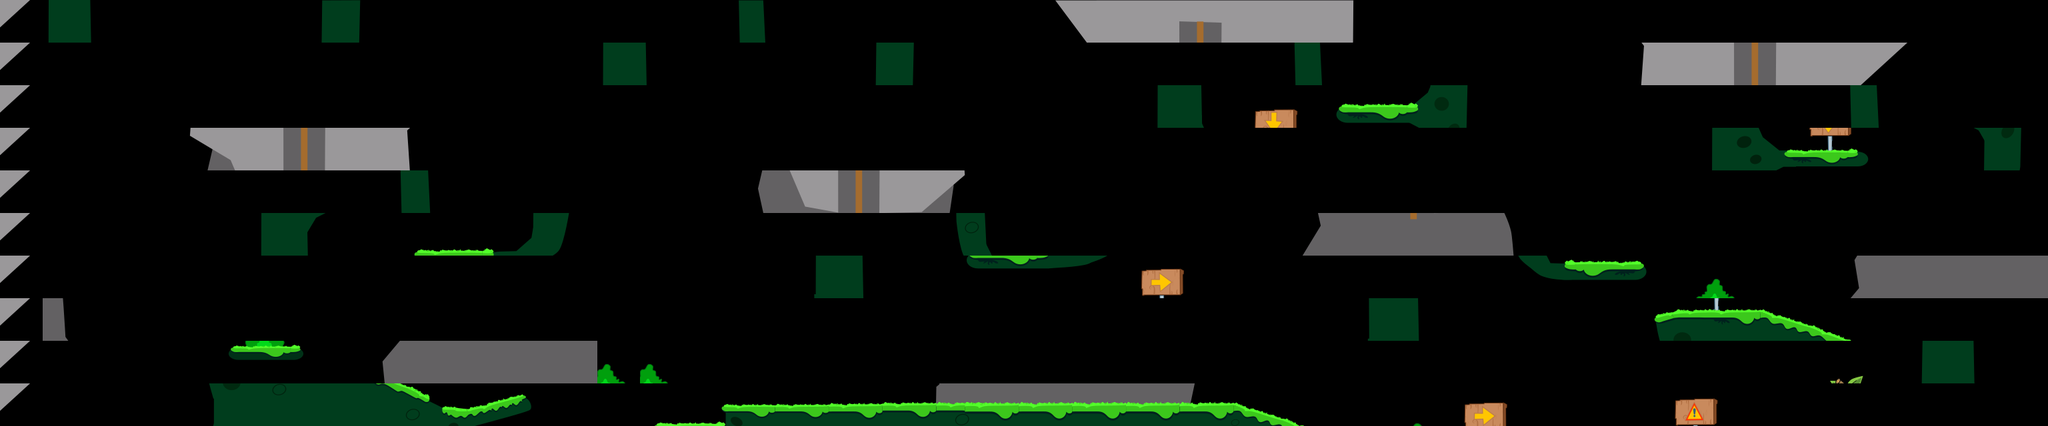

Tiled map render using the project's own tile images. Description and the whole map definition, tile-layer contents included, below:
An orthogonal 48x10 tile map with 64x64 px tiles, 1 tile layer (Tile Layer 1).

<map version="1.10" tiledversion="1.10.2" orientation="orthogonal" renderorder="right-down" width="48" height="10" tilewidth="64" tileheight="64" infinite="0" nextlayerid="5" nextobjectid="4">
 <tileset firstgid="1" source="bouncing_tales_map1.tsx" />
 <layer id="1" name="Tile Layer 1" width="48" height="10">
  <data encoding="csv">
91,1,2,3,4,5,6,7,8,9,10,11,12,13,14,15,16,17,18,19,20,21,22,23,24,25,26,27,28,29,30,31,32,33,34,35,36,37,38,39,40,41,42,43,44,45,46,47,
91,48,49,50,51,52,53,54,55,56,57,58,59,60,61,62,63,64,65,66,67,68,69,70,71,72,73,74,75,76,77,78,79,80,81,82,83,84,85,86,87,88,89,90,91,92,93,94,
91,95,96,97,98,99,100,101,102,103,104,105,106,107,108,109,110,111,112,113,114,115,116,117,118,119,120,121,122,123,124,125,126,127,128,129,130,131,132,133,134,135,136,137,138,139,140,141,
91,142,143,144,145,146,147,148,149,150,151,152,153,154,155,156,157,158,159,160,161,162,163,164,165,166,167,168,169,170,171,172,173,174,175,176,177,178,179,180,181,182,183,184,185,186,187,188,
91,189,190,191,192,193,194,195,196,197,198,199,200,201,202,203,204,205,206,207,208,209,210,211,212,213,214,215,216,217,218,219,220,221,222,223,224,225,226,227,228,229,230,231,232,233,234,235,
91,236,237,238,239,240,241,242,243,244,245,246,247,248,249,250,251,252,253,254,255,256,257,258,259,260,261,262,263,264,265,266,267,268,269,270,271,272,273,274,275,276,277,278,279,280,281,282,
91,283,284,285,286,287,288,289,290,291,292,293,294,295,296,297,298,299,300,301,302,303,304,305,306,307,308,309,310,311,312,313,314,315,316,317,318,319,320,321,322,323,324,325,326,327,328,329,
91,330,331,332,333,334,335,336,337,338,339,340,341,342,343,344,345,346,347,348,349,350,351,352,353,354,355,356,357,358,359,360,361,362,363,364,365,366,367,368,369,370,371,372,373,374,375,376,
91,377,378,379,380,381,382,383,384,385,386,387,388,389,322,322,392,393,394,395,396,397,398,399,400,401,402,403,404,405,406,407,408,409,410,411,412,413,414,415,416,417,418,419,420,421,422,423,
91,424,425,426,427,428,429,430,431,432,433,434,435,436,437,438,439,440,441,442,443,444,445,446,447,448,449,450,451,452,453,454,455,456,457,458,459,460,461,462,463,464,465,466,467,468,469,470
</data>
 </layer>
 <objectgroup id="4" name="collision" />
</map>